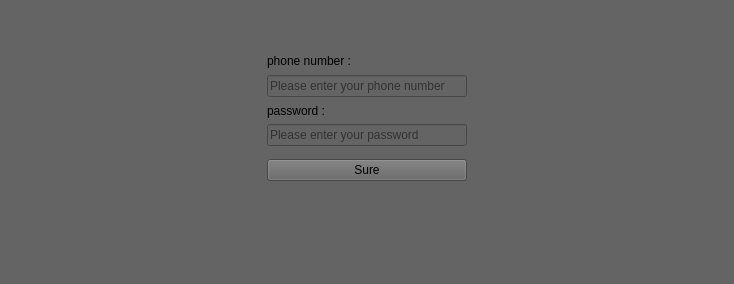
                         <widget class="QWidget" name="scrollAreaWidgetContents">
                          <property name="geometry">
                           <rect>
                            <x>0</x>
                            <y>0</y>
                            <width>730</width>
                            <height>284</height>
                           </rect>
                          </property>
                          <property name="styleSheet">
                           <string notr="true">background-color: rgb(100, 100, 100);</string>
                          </property>
                          <layout class="QGridLayout" name="gridLayout">
                           <item row="8" column="2">
                            <widget class="QLabel" name="label_33">
                             <property name="text">
                              <string/>
                             </property>
                            </widget>
                           </item>
                           <item row="5" column="2">
                            <widget class="QLineEdit" name="linePassword">
                             <property name="echoMode">
                              <enum>QLineEdit::Password</enum>
                             </property>
                             <property name="placeholderText">
                              <string>Please enter your password</string>
                             </property>
                            </widget>
                           </item>
                           <item row="4" column="2">
                            <widget class="QLabel" name="label_36">
                             <property name="text">
                              <string>password :</string>
                             </property>
                            </widget>
                           </item>
                           <item row="9" column="2">
                            <widget class="QLabel" name="label_32">
                             <property name="text">
                              <string/>
                             </property>
                            </widget>
                           </item>
                           <item row="6" column="2" rowspan="2" alignment="Qt::AlignHCenter">
                            <widget class="QPushButton" name="surebtn">
                             <property name="minimumSize">
                              <size>
                               <width>200</width>
                               <height>0</height>
                              </size>
                             </property>
                             <property name="maximumSize">
                              <size>
                               <width>200</width>
                               <height>16777215</height>
                              </size>
                             </property>
                             <property name="styleSheet">
                              <string notr="true">QPushButton:hover {
background-color: rgb(155, 155, 155);}
QPushButton:pressed {
background-color: rgb(180, 180, 180);}
</string>
                             </property>
                             <property name="text">
                              <string>Sure</string>
                             </property>
                            </widget>
                           </item>
                           <item row="3" column="2">
                            <widget class="QLineEdit" name="linePhone">
                             <property name="inputMask">
                              <string/>
                             </property>
                             <property name="text">
                              <string/>
                             </property>
                             <property name="frame">
                              <bool>true</bool>
                             </property>
                             <property name="echoMode">
                              <enum>QLineEdit::Normal</enum>
                             </property>
                             <property name="placeholderText">
                              <string>Please enter your phone number</string>
                             </property>
                            </widget>
                           </item>
                           <item row="0" column="2">
                            <widget class="QLabel" name="label_3">
                             <property name="text">
                              <string/>
                             </property>
                            </widget>
                           </item>
                           <item row="11" column="2">
                            <widget class="QLabel" name="label_5">
                             <property name="text">
                              <string/>
                             </property>
                            </widget>
                           </item>
                           <item row="10" column="2">
                            <widget class="QLabel" name="label_7">
                             <property name="text">
                              <string/>
                             </property>
                            </widget>
                           </item>
                           <item row="2" column="0">
                            <widget class="QLabel" name="label_4">
                             <property name="minimumSize">
                              <size>
                               <width>250</width>
                               <height>0</height>
                              </size>
                             </property>
                             <property name="text">
                              <string/>
                             </property>
                            </widget>
                           </item>
                           <item row="2" column="2">
                            <widget class="QLabel" name="label_35">
                             <property name="text">
                              <string>phone number :</string>
                             </property>
                             <property name="alignment">
                              <set>Qt::AlignLeading|Qt::AlignLeft|Qt::AlignVCenter</set>
                             </property>
                            </widget>
                           </item>
                           <item row="1" column="2">
                            <widget class="QLabel" name="label_8">
                             <property name="text">
                              <string/>
                             </property>
                            </widget>
                           </item>
                           <item row="2" column="3">
                            <widget class="QLabel" name="label_2">
                             <property name="minimumSize">
                              <size>
                               <width>250</width>
                               <height>0</height>
                              </size>
                             </property>
                             <property name="text">
                              <string/>
                             </property>
                            </widget>
                           </item>
                          </layout>
                         </widget>
